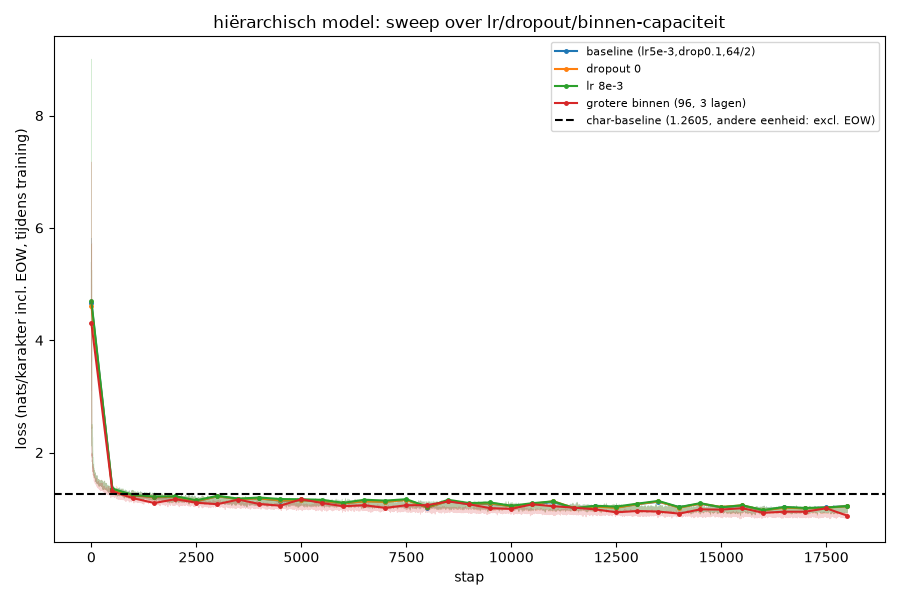

Generate this figure with Python:
"""Sweep voor het hiërarchische model: kan een variant de char-baseline (1,2605
nats/karakter) verslaan? hierarchisch_vs_char_vgl.py liet zien dat de eerste
poging (1,3004) verliest - maar die leende lr=5e-3 en dropout=0,1 klakkeloos
van het char-model, zonder ze voor DEZE architectuur te verifiëren. Dat is
precies de fout uit EXPERIMENTEN.md experiment 3/4 (hyperparameters van de ene
architectuur op de andere plakken, ongetest).

Diagnose uit de trainingscurve van de eerste poging (hierarchisch_vgl.png):
het gat tussen train- en test-loss is klein (~0,1-0,15) - geen overfitting-
signatuur zoals bij het char-model zonder dropout, eerder een teken dat het
model nog niet tegen zijn plafond aanloopt. Drie gerichte varianten, elk een
VOLLE 18000-stappen-run (geen verkorte-run-valkuil zoals experiment 3):

  - "dropout 0"      : kleine gap => misschien is dropout hier pure kosten
  - "lr 8e-3"         : sneller/agressiever leren, misschien onderbenut nu
  - "grotere binnen"  : encoder/decoder hebben een moeilijkere taak (een heel
                        woord ontcijferen/opbouwen) dan het char-model's platte
                        opzoektabel - misschien is n_embed_binnen=64 een plafond
"""
import time
from pathlib import Path

import torch
import torch.nn.functional as F
import matplotlib
matplotlib.use("Agg")
import matplotlib.pyplot as plt

from exp import APPARAAT, DATA_MAP, TEKST_BESTANDEN, TRAIN_FRACTIE, CharTokenizer
from hierarchisch import (splits_in_brokken, codeer_brok, bouw_brok_tensor, maak_woord_batch,
                          HierarchischModel, genereer_hierarchisch)

# --- vaste instellingen, gelijk aan de eerste hierarchische run ---
MAX_BROK_LENGTE = 16
BROK_VENSTER = 32
N_KOPPEN_BINNEN = 4
N_EMBED_BUITEN = 160
N_LAGEN_BUITEN = 5
N_KOPPEN_BUITEN = 4
AANTAL = 64
N_STAPPEN = 18000
EVAL_INTERVAL = 500

BASELINE_CHAR = 1.2605
EERSTE_POGING = 1.3004  # lr=5e-3, dropout=0.1, n_embed_binnen=64, n_lagen_enc/dec=2 - zie EXPERIMENTEN.md experiment 14

VARIANTEN = [
    ("baseline (lr5e-3,drop0.1,64/2)", dict(lr=5e-3, dropout=0.1, n_embed_binnen=64, n_lagen_enc=2, n_lagen_dec=2)),
    ("dropout 0",                       dict(lr=5e-3, dropout=0.0, n_embed_binnen=64, n_lagen_enc=2, n_lagen_dec=2)),
    ("lr 8e-3",                         dict(lr=8e-3, dropout=0.1, n_embed_binnen=64, n_lagen_enc=2, n_lagen_dec=2)),
    ("grotere binnen (96, 3 lagen)",    dict(lr=5e-3, dropout=0.1, n_embed_binnen=96, n_lagen_enc=3, n_lagen_dec=3)),
]

boeken = [(n, (DATA_MAP / n).read_text(encoding="utf-8")) for n in TEKST_BESTANDEN]
tekst = "".join(t for _, t in boeken)
tok = CharTokenizer(tekst)
EOW_ID, PAD_ID = tok.vocab_size, tok.vocab_size + 1
print(f"apparaat={APPARAAT}  vocab={tok.vocab_size}  totaal={len(tekst):,} karakters\n", flush=True)

train_brokken, test_brokken = bouw_brok_tensor(boeken, tok, MAX_BROK_LENGTE, EOW_ID, PAD_ID, TRAIN_FRACTIE)
train_brokken, test_brokken = train_brokken.to(APPARAAT), test_brokken.to(APPARAAT)
print(f"brokken: train={train_brokken.shape[0]:,}  test={test_brokken.shape[0]:,}\n", flush=True)

UITVOER = Path(__file__).parent / "hierarchisch_sweep_resultaten.pt"
resultaten = torch.load(UITVOER) if UITVOER.exists() else {}

for naam, hp in VARIANTEN:
    if naam in resultaten:
        r = resultaten[naam]
        print(f"{naam:>32s}  nats/char {r['nats_excl']:.4f}  (overgeslagen)", flush=True)
        continue

    torch.manual_seed(0)
    model = HierarchischModel(
        tok_vocab_size=tok.vocab_size, pad_id=PAD_ID, eow_id=EOW_ID, max_brok_lengte=MAX_BROK_LENGTE,
        n_embed_binnen=hp["n_embed_binnen"], n_lagen_enc=hp["n_lagen_enc"], n_lagen_dec=hp["n_lagen_dec"],
        n_koppen_binnen=N_KOPPEN_BINNEN, n_embed_buiten=N_EMBED_BUITEN, n_lagen_buiten=N_LAGEN_BUITEN,
        n_koppen_buiten=N_KOPPEN_BUITEN, brok_venster=BROK_VENSTER, dropout=hp["dropout"],
    ).to(APPARAAT)
    n_par = sum(p.numel() for p in model.parameters())
    optimizer = torch.optim.AdamW(model.parameters(), lr=hp["lr"])
    scheduler = torch.optim.lr_scheduler.CosineAnnealingLR(optimizer, T_max=N_STAPPEN)
    char_vocab_out = model.decoder.uit.out_features

    print(f"\n--- {naam} ({n_par:,} parameters) ---", flush=True)
    t0 = time.time()
    train_losses, test_stappen, test_losses = [], [], []
    for stap in range(N_STAPPEN):
        x_b, y_b = maak_woord_batch(train_brokken, BROK_VENSTER, AANTAL)
        logits = model(x_b, y_b)
        loss = F.cross_entropy(logits.reshape(-1, char_vocab_out), y_b.reshape(-1), ignore_index=PAD_ID)
        optimizer.zero_grad(); loss.backward(); optimizer.step(); scheduler.step()
        train_losses.append(loss.item())

        if stap % EVAL_INTERVAL == 0 or stap == N_STAPPEN - 1:
            model.eval()
            with torch.no_grad():
                x_t, y_t = maak_woord_batch(test_brokken, BROK_VENSTER, AANTAL)
                logits_t = model(x_t, y_t)
                loss_t = F.cross_entropy(logits_t.reshape(-1, char_vocab_out), y_t.reshape(-1), ignore_index=PAD_ID)
            model.train()
            test_stappen.append(stap); test_losses.append(loss_t.item())
            print(f"  stap {stap:>6}  train {loss.item():.3f}  test {loss_t.item():.3f}  "
                  f"({time.time()-t0:.0f}s)", flush=True)

    # eerlijke nats/char (inhoud, EOW uitgesloten), 20 herhalingen zoals steeds
    model.eval()
    som_excl, aantal_excl = 0.0, 0
    with torch.no_grad():
        for _ in range(20):
            x_t, y_t = maak_woord_batch(test_brokken, BROK_VENSTER, 256)
            logits_t = model(x_t, y_t)
            verlies = F.cross_entropy(logits_t.reshape(-1, char_vocab_out), y_t.reshape(-1),
                                      ignore_index=PAD_ID, reduction="none")
            y_flat = y_t.reshape(-1)
            inhoud = (y_flat != PAD_ID) & (y_flat != EOW_ID)
            som_excl += verlies[inhoud].sum().item()
            aantal_excl += inhoud.sum().item()
    nats_excl = som_excl / aantal_excl

    voorbeeld_brokken = [codeer_brok(b, tok, MAX_BROK_LENGTE, EOW_ID, PAD_ID) for b in splits_in_brokken("Op een dag ")]
    voorbeeld_tekst, _ = genereer_hierarchisch(model, tok, voorbeeld_brokken, brok_venster=BROK_VENSTER,
                                               n_nieuwe_woorden=30, apparaat=APPARAAT, temperatuur=0.7)

    resultaten[naam] = dict(train_losses=train_losses, test_stappen=test_stappen, test_losses=test_losses,
                            nats_excl=nats_excl, n_par=n_par, voorbeeld=voorbeeld_tekst,
                            state_dict={k: v.cpu() for k, v in model.state_dict().items()}, hp=hp)
    print(f"  KLAAR: nats/karakter (excl EOW) = {nats_excl:.4f}  ({(time.time()-t0)/60:.1f} min)", flush=True)
    print(f"  voorbeeld: {voorbeeld_tekst!r}", flush=True)
    torch.save(resultaten, UITVOER)

print("\n" + "=" * 70)
print(f"{'':>32s}  nats/char   verschil vs char-baseline")
print(f"{'char-model':>32s}  {BASELINE_CHAR:>9.4f}   (referentie)")
for naam, _ in VARIANTEN:
    r = resultaten[naam]
    print(f"{naam:>32s}  {r['nats_excl']:>9.4f}   {r['nats_excl']-BASELINE_CHAR:+.4f}")

beste_naam = min(resultaten, key=lambda n: resultaten[n]["nats_excl"])
beste = resultaten[beste_naam]
print(f"\nbeste variant: {beste_naam}  ({beste['nats_excl']:.4f})")
if beste["nats_excl"] < BASELINE_CHAR:
    print(f"WINT van de char-baseline! ({beste['nats_excl']:.4f} < {BASELINE_CHAR})")
else:
    print(f"wint nog niet van de char-baseline ({beste['nats_excl']:.4f} > {BASELINE_CHAR})")

# ---------------------------------------------------------------------------
# Plot
# ---------------------------------------------------------------------------
fig, ax = plt.subplots(figsize=(9, 6))
for (naam, _), kleur in zip(VARIANTEN, ["tab:blue", "tab:orange", "tab:green", "tab:red"]):
    r = resultaten[naam]
    ax.plot(range(len(r["train_losses"])), r["train_losses"], color=kleur, alpha=0.2, linewidth=0.7)
    ax.plot(r["test_stappen"], r["test_losses"], color=kleur, marker="o", markersize=2.5, label=naam)
ax.axhline(BASELINE_CHAR, color="black", linestyle="--", label=f"char-baseline ({BASELINE_CHAR}, andere eenheid: excl. EOW)")
ax.set_xlabel("stap"); ax.set_ylabel("loss (nats/karakter incl. EOW, tijdens training)")
ax.set_title("hiërarchisch model: sweep over lr/dropout/binnen-capaciteit")
ax.legend(fontsize=8)
fig.tight_layout()
plot_pad = Path(__file__).parent / "hierarchisch_sweep.png"
fig.savefig(plot_pad)
print(f"\nplot opgeslagen: {plot_pad}", flush=True)
